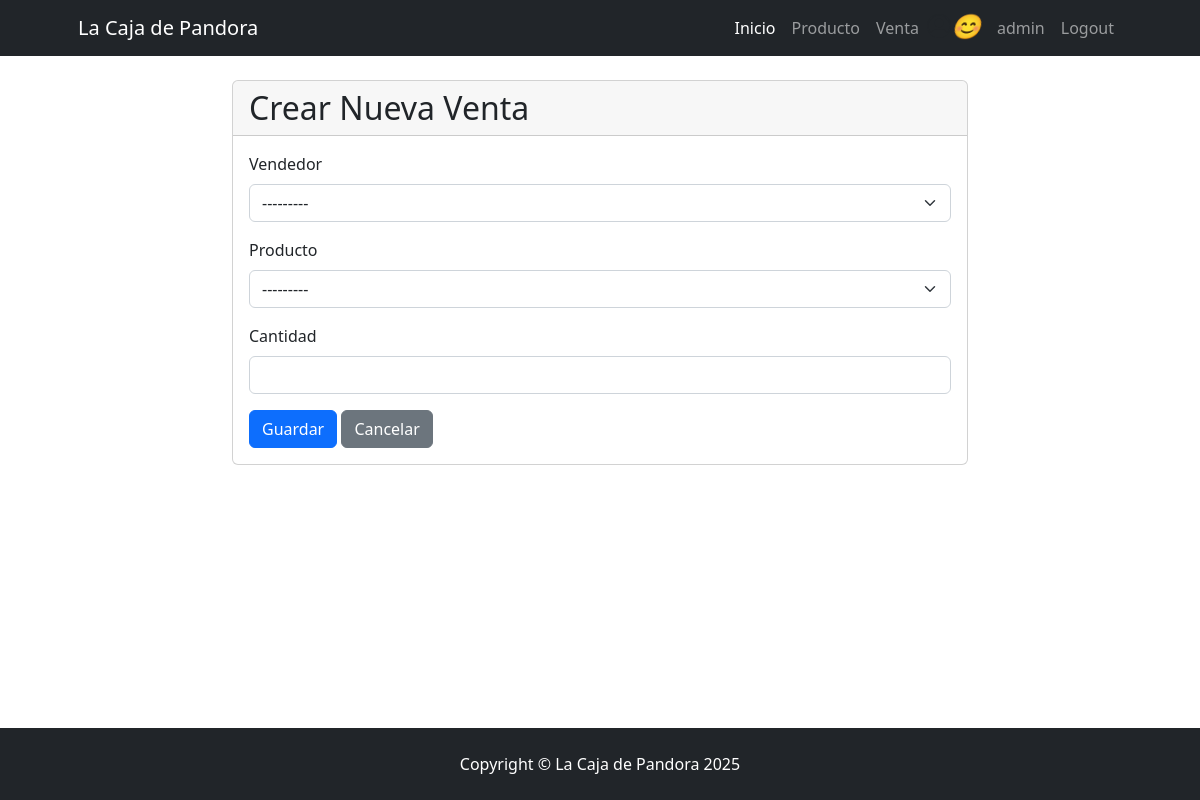
Before: /venta/venta/create/ (signed in) with the older database file.
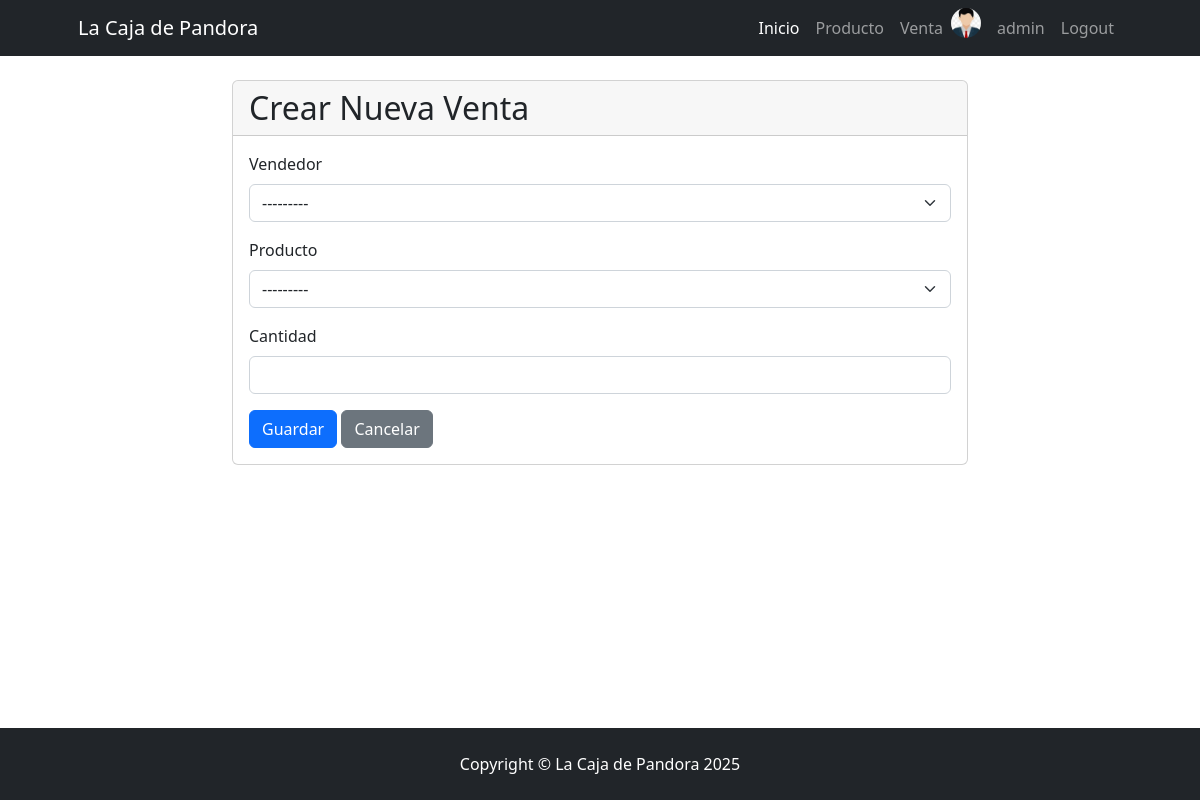
After: the same page with the newer database file.
### venta/models.py (models this page shows)
class Vendedor(models.Model):
    usuario = models.OneToOneField(User, on_delete=models.CASCADE, related_name="vendedor")
    celular = models.CharField(max_length=50)
    avatar = models.ImageField(upload_to="avatares", blank=True, null=True)
    def __str__(self):
        return self.usuario.get_full_name()

### venta/views.py (the view)
# urls.py: path("venta/create/", VentaCreate.as_view(), name="venta_create"),
class VentaCreate(CreateView):
    model = Venta
    form_class = VentaForm
    success_url = reverse_lazy("venta:venta_list")

### venta/forms.py
class VentaForm(forms.ModelForm):
    class Meta:
        model = Venta
        fields = ["vendedor", "producto", "cantidad"]

### producto/models.py (called while the page is built)
    def __str__(self):
        return self.nombre

    def __str__(self):
        if self.categoria:
            return f"{self.categoria} - {self.nombre}"
        return self.nombre

### venta/templates/venta/venta_form.html (shortened to what this page needs)
{% extends 'core/base.html' %}
{% block content %}
    <div class="row justify-content-center">
        <div class="col-md-8">
            <div class="card">
                <div class="card-header">
                    <h2 class="mb-0">{% if form.instance.pk %}Editar Venta{% else %}Crear Nueva Venta{% endif %}</h2>
                </div>
                <div class="card-body">
                    <form method="post" novalidate>
                        <div class="mb-3">
                            <label for="{{ form.vendedor.id_for_label }}" class="form-label">{{ form.vendedor.label }}</label>
                            <select name="{{ form.vendedor.name }}" id="{{ form.vendedor.id_for_label }}" class="form-select {% if form.vendedor.errors %}is-invalid{% endif %}">
                                {% for value, text in form.vendedor.field.choices %}
                                    <option value="{{ value }}" {% if form.vendedor.value|stringformat:"s" == value|stringformat:"s" %}selected{% endif %}>{{ text }}</option>
                                {% endfor %}
                            </select>
                        </div>
                        <div class="mb-3">
                            <label for="{{ form.producto.id_for_label }}" class="form-label">{{ form.producto.label }}</label>
                            <select name="{{ form.producto.name }}" id="{{ form.producto.id_for_label }}" class="form-select {% if form.producto.errors %}is-invalid{% endif %}">
                                {% for value, text in form.producto.field.choices %}
                                    <option value="{{ value }}" {% if form.producto.value|stringformat:"s" == value|stringformat:"s" %}selected{% endif %}>{{ text }}</option>
                                {% endfor %}
                            </select>
                        </div>
                        <div class="mb-3">
                            <label for="{{ form.cantidad.id_for_label }}" class="form-label">{{ form.cantidad.label }}</label>
                            <input type="number" name="{{ form.cantidad.name }}" id="{{ form.cantidad.id_for_label }}" class="form-control {% if form.cantidad.errors %}is-invalid{% endif %}" value="{{ form.cantidad.value|default:'' }}">
                        </div>
                        <button type="submit" class="btn btn-primary">Guardar</button>
                        <a href="{% url 'venta:venta_list' %}" class="btn btn-secondary">Cancelar</a>
                    </form>
                </div>
            </div>
        </div>
    </div>
{% endblock content %}

### templates/navbar.html (shortened to what this page needs)
<nav class="navbar navbar-expand-lg navbar-dark bg-dark">
    <div class="container px-5">
        <a class="navbar-brand" href="{% url 'core:index' %}">La Caja de Pandora</a>
        <div class="collapse navbar-collapse" id="navbarSupportedContent">
            <ul class="navbar-nav ms-auto mb-2 mb-lg-0">
                <li class="nav-item"><a class="nav-link active" aria-current="page" href="{% url 'core:index' %}">Inicio</a></li>
                {% if user.is_authenticated %}
                    <li class="nav-item"><a class="nav-link" href="{% url 'producto:index' %}">Producto</a></li>
                    <li class="nav-item"><a class="nav-link" href="{% url 'venta:index' %}">Venta</a></li>
                    {% if user.vendedor.avatar %}
                        <img src="{{ user.vendedor.avatar.url }}" alt="avatar" class="rounded-circle me-2" style="height: 30px; width: 30px; object-fit: cover;">
                    {% else %}
                        <i class="bi bi-person-circle fs-4 me-2">😊</i>
                    {% endif %}
                    <li class="nav-item"><a class="nav-link" href="{% url 'core:profile' %}">{{ user.username }}</a></li>
                    <form action="{% url 'core:logout' %}" method="post">
                        <li class="nav-item"><button class="nav-link" type="submit">Logout</button></li>
                    </form>
                {% else %}
                    <li class="nav-item"><a class="nav-link" href="{% url 'core:login' %}">Login</a></li>
                    <li class="nav-item"><a class="nav-link" href="{% url 'core:register' %}">Registrarse</a></li>
                {% endif %}
            </ul>
        </div>
    </div>
</nav>

Changed rows visible on the page:
added Vendedor: vendedor "---------"
Other visible differences:
form field vendedor: "---------" → (not shown)
